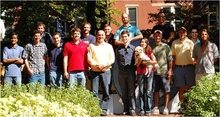
%> input picture PictoDots/crg_oct2010Edit.jpg, 220 x 117 px, shrunk from 714 x 381 before the run
$ octave Pic2Dots.m   (GNU Octave 9; MATLAB toolbox functions it lacks are replaced by stand-ins)
%> lines starting %> are read from the running program, lines starting %| are printed output that depends on the picture
%function Pic2Dots(picname,numgrids,maxradius)
%%This function will explore converting a picture to dots
%function Pic2Dots(picname,numgrids,maxradius)
%The inputs are the picture name the number of grids you want to
%discretize the grid to and the maximum radius of the dots
picname = 'crg_oct2010Edit.jpg';
numgrids = 200;
maxradius = 0.1;

close all
slopeint = maxradius;
ratio = numgrids;
pic = imread(picname);
%> pic is the input picture: size 117x220x3 uint8; mean R, G, B 112, 96.7, 76

[r c w] = size(pic);
%> r = 117; c = 220; w = 3

subplot(2,2,1)
imshow(pic)
title('Original Image')

%%Gray Scale Image
picdbl = double(pic);
for ii = 1:r
   for jj = 1:c
      avg = sum(picdbl(ii,jj,1:3))/3;
      picdbl(ii,jj,1) = avg;
   end
end
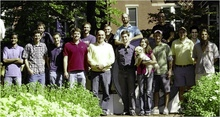
%> picdbl: size 117x220x3 double; mean R, G, B 94.9, 96.7, 76
picdbl = picdbl(:,:,1);
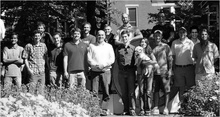
%> picdbl: size 117x220 double; min 0, max 255, mean 94.9
picbw = uint8(picdbl);
picdblbw = picdbl;

subplot(2,2,2)
imshow(picbw)
title('Grayscale')
%%Now use dotting technique(radius of dot is proportional to
%average value of cell from 0 to 255)
%%first break picture into a grid based on certain ratio
radmat = zeros(ratio,ratio);
lociimat = radmat;
locjjmat = radmat;
if ratio < r && ratio < c
   %%Check to see if ratio is compatible with number of rows
   remove = mod(r,ratio);
   disp(['Cropping Photo'])
   if remove
      %%need to change number of rows
      disp(['Removing ',num2str(remove),' rows'])
      picdblbw = picdblbw(1:end-remove,:);
   end
   newr = r-remove;
   cellheight = (r-remove)/ratio;
   %%Check to see if ratio is compatible with number of columns
   remove = mod(c,ratio);
   if remove
      %%need to change number of columns
      disp(['Removing ',num2str(remove),' columns'])
      picdblbw = picdblbw(:,1:end-remove);
   end
   newc = c-remove;
   cellwidth = (c-remove)/ratio;
   %%Now move through grid
   ccell = 0;
   disp('Creating Dots')
   for columnstart = 1:cellwidth:(newc-cellwidth)+1
      for rowstart = 1:cellheight:(newr-cellheight)+1
         ccell = ccell + 1;
         %disp(['Current Cell = ',num2str(ccell)])
         %%Now move through current cell and find average value
         avg = 0;
         num = 0;
         %rowstart
         %columnstart
         for ii = rowstart:rowstart+cellheight-1
            for jj = columnstart:columnstart+cellwidth-1
               avg = avg + picdblbw(ii,jj);
               num = num + 1;
            end
         end
         avg = avg/num;
         locii = rowstart - 1 + cellheight/2;
         locjj = columnstart - 1 + (cellwidth/2);
         %%use avg to compute dot radius
         slope = -(slopeint)/255;
         radius = slopeint + slope*avg;
         radmat(ccell) = radius;
         lociimat(ccell) = locii;
         locjjmat(ccell) = locjj;
      end
   end
   %%Create Mesh plot of radiuses
   x = linspace(0,newc,ratio);
   y = linspace(0,newr,ratio);
   y = y(end:-1:1);
   [xx,yy] = meshgrid(x,y);
   subplot(2,2,3)
   contourf(xx,yy,-radmat)
   axis([0 newc 0 newr])
   title('Contour Plot')
   subplot(2,2,4)
   mesh(xx,yy,radmat)
   title('Mesh Plot')
   axis([0 newc 0 newr])
   view(0,90)
   %OK now time to make the dots
   figure()
   for ii = 1:ratio^2
      xloc = (locjjmat(ii)-radmat(ii));
      yloc = (lociimat((ratio^2)-ii+1)-radmat(ii));
      width = 2*radmat(ii);
      length = 2*radmat(ii);
      if width && length
        rectangle('curvature',[1 1],'position',[xloc,yloc,width,length],'facecolor','k')
      end
   end
   axis equal
   figure()
   contourf(xx,yy,-radmat)
   title('Contour Plot')
   figure()
   mesh(xx,yy,radmat)
   title('Mesh Plot')
   view(0,90)
else
   disp('Ratio too large')
end

$ run again, with PictoDots/Mountain.jpg copied over PictoDots/crg_oct2010Edit.jpg
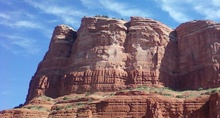
%> input picture PictoDots/Mountain.jpg, 220 x 118 px, shrunk from 587 x 315 before the run
%> pic is the input picture: size 118x220x3 uint8; mean R, G, B 119.8, 112.8, 131.6
%> after the loop `for ii = 1:r`:
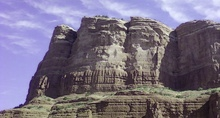
%> picdbl: size 118x220x3 double; mean R, G, B 121.4, 112.8, 131.6
%> `picdbl = picdbl(:,:,1);`:
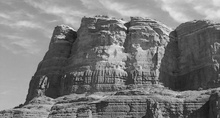
%> picdbl: size 118x220 double; min 21.67, max 241.7, mean 121.4

$ run again, with PictoDots/Photo0162.jpg copied over PictoDots/crg_oct2010Edit.jpg
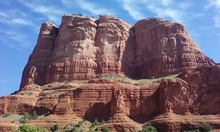
%> input picture PictoDots/Photo0162.jpg, 220 x 132 px, shrunk from 1600 x 960 before the run
%> pic is the input picture: size 132x220x3 uint8; mean R, G, B 118.4, 107.2, 120.2
%> after the loop `for ii = 1:r`:
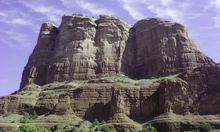
%> picdbl: size 132x220x3 double; mean R, G, B 115.3, 107.2, 120.2
%> `picdbl = picdbl(:,:,1);`:
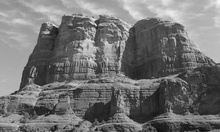
%> picdbl: size 132x220 double; min 13.33, max 244, mean 115.3
